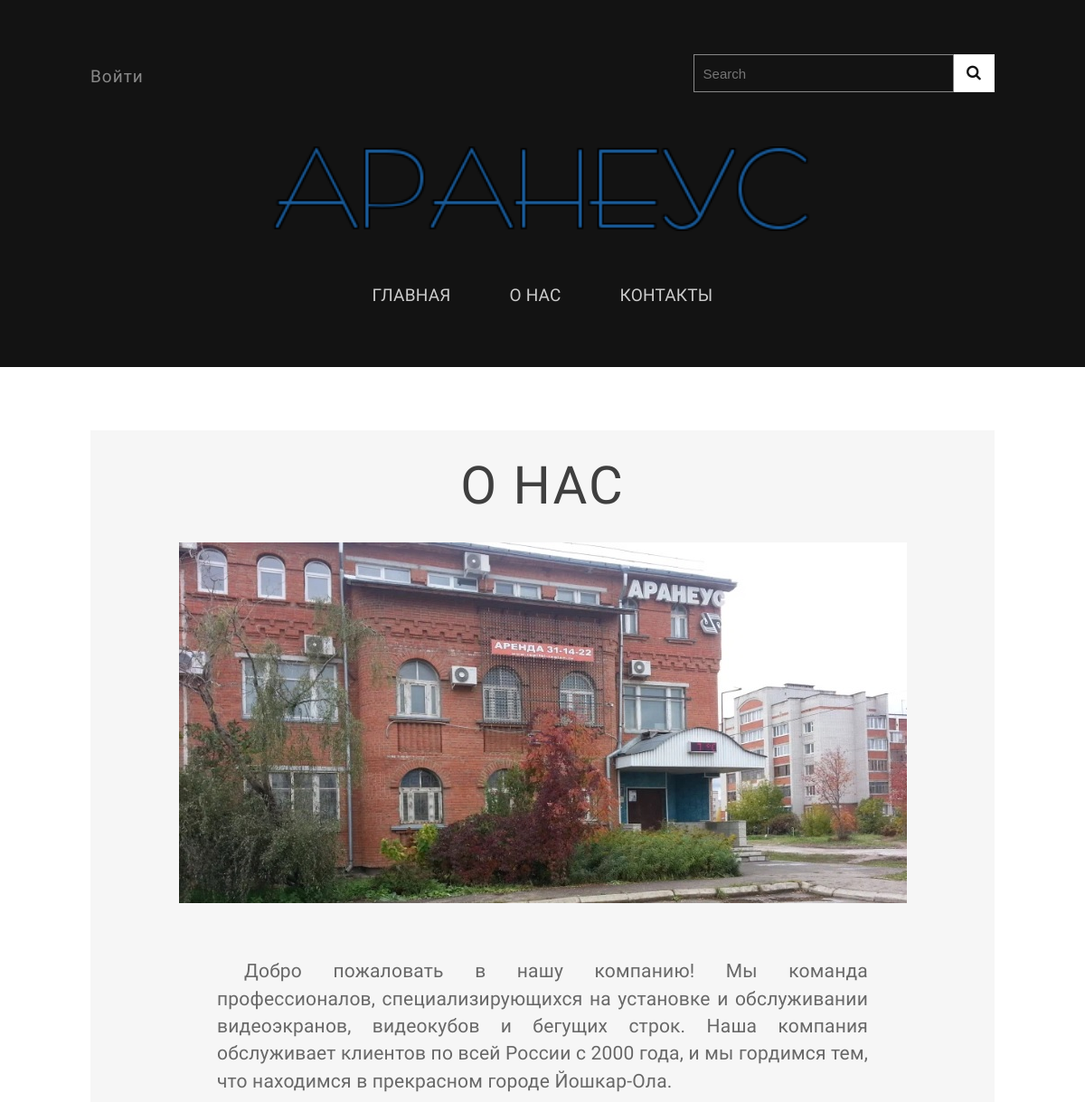
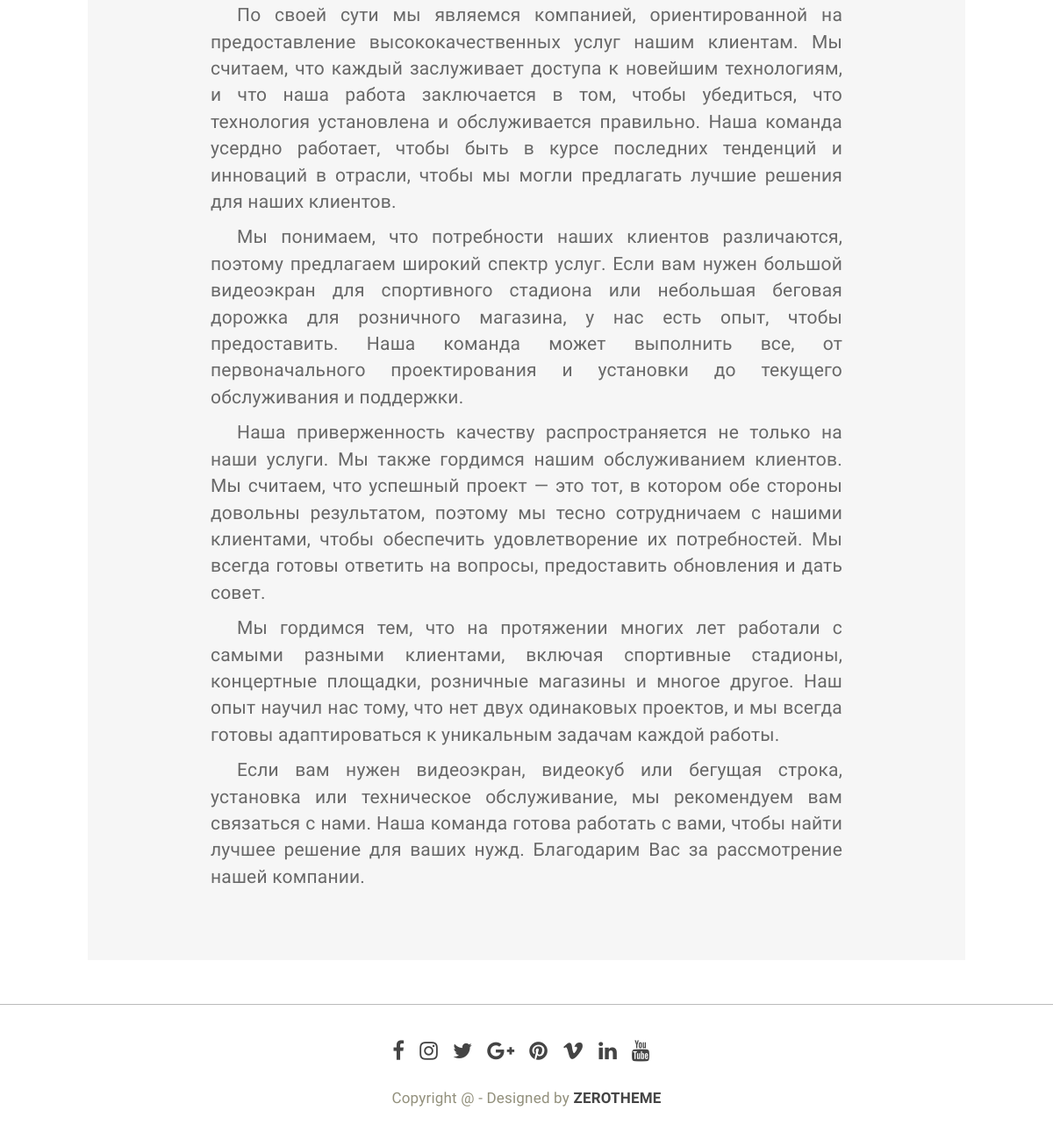
/about, run on the app's committed database (2 pictures, top to bottom).
### tables this page shows
CREATE TABLE mainmenu (
id integer PRIMARY KEY AUTOINCREMENT,
title text NOT NULL,
url text NOT NULL
);

### app.py (the view)
@app.route('/about')
def about():
    db = get_db()
    dbase = FDataBase(db)
    return render_template('about.html',menu=dbase.getMenu(),  title='О нас')

### FDataBase.py (called while the page is built)
    def getMenu(self):
        sql = '''SELECT * FROM mainmenu'''
        try:
            self.__cur.execute(sql)
            res = self.__cur.fetchall()
            if res: return res
        except:
            print("Ошибка чтения из БД")
        return []

### app.py (called while the page is built)
def connect_db():
    conn = sqlite3.connect(app.config['DATABASE'])
    conn.row_factory = sqlite3.Row
    return conn

def get_db():
    if not hasattr(g, 'link_db'):
       g.link_db = connect_db()
    return g.link_db

### templates/about.html (shortened to what this page needs)
{% extends 'base.html' %}
{% block content %}
    <section id="container">
        <div class="wrap-container">
            <article class="single-post zerogrid">
                <div class="row wrap-post">
                    <div class="entry-header">
                        <h1 class="entry-title">О нас</h1>
                    </div>
                    <div class="post-thumbnail-wrap">
                        <img src="static/images/office.jpg">
                    </div>
                    <div class="entry-content">
                        <div class="excerpt"><p class="main">Добро пожаловать в нашу компанию! Мы команда профессионалов,
                            специализирующихся на установке и обслуживании видеоэкранов, видеокубов и бегущих строк.
                            Наша компания обслуживает клиентов по всей России с 2000 года, и мы гордимся тем, что
                            находимся в прекрасном городе Йошкар-Ола.</p>
                            <p class="main">По своей сути мы являемся компанией, ориентированной на предоставление высококачественных
                                услуг нашим клиентам.
                                Мы считаем, что каждый заслуживает доступа к новейшим технологиям, и что наша работа
                                заключается в том, чтобы убедиться, что технология установлена и обслуживается
                                правильно.
                                Наша команда усердно работает, чтобы быть в курсе последних тенденций и инноваций в
                                отрасли, чтобы мы могли предлагать лучшие решения для наших клиентов.</p>
                            <p class="main">Мы понимаем, что потребности наших клиентов различаются, поэтому предлагаем широкий
                                спектр услуг. Если вам нужен
                                большой видеоэкран для спортивного стадиона или небольшая беговая дорожка для розничного
                                магазина, у нас есть опыт, чтобы предоставить. Наша команда может выполнить все,
                                от первоначального проектирования и установки до текущего обслуживания и поддержки.</p>
                            <p class="main">Наша приверженность качеству распространяется не только на наши услуги. Мы также гордимся
                                нашим обслуживанием клиентов.
                                Мы считаем, что успешный проект — это тот, в котором обе стороны довольны результатом,
                                поэтому мы тесно сотрудничаем с нашими клиентами, чтобы обеспечить удовлетворение их
                                потребностей. Мы всегда готовы ответить на вопросы, предоставить обновления и дать
                                совет.</p>
                            <p class="main">Мы гордимся тем, что на протяжении многих лет работали с самыми разными клиентами,
                                включая спортивные стадионы,
                                концертные площадки, розничные магазины и многое другое. Наш опыт научил нас тому,
                                что нет двух одинаковых проектов, и мы всегда готовы адаптироваться к уникальным
                                задачам каждой работы.</p>
                            <p class="main">Если вам нужен видеоэкран, видеокуб или бегущая строка, установка или техническое
                                обслуживание, мы рекомендуем вам
                                связаться с нами. Наша команда готова работать с вами, чтобы найти лучшее решение для
                                ваших нужд. Благодарим Вас
                                за рассмотрение нашей компании.</p></div>
                    </div>
                </div>
        </div>
        </div>
{% endblock %}

### templates/include/header.html
<header class="main-header">
    <div class="zerogrid">
        <div id="top">
            <div class="row">
                <div class="col-2-3">
                    <ul class="list-inline top-link link">
                        <li><a href="login">Войти</a></li>
                    </ul>
                </div>
                <div class="col-1-3">
                    <div class="top-search">
                        <form id="form-container" action="">
                            <a class="search-submit-button" href="javascript:void(0)">
                                <i class="fa fa-search"></i>
                            </a>
                            <div id="searchtext">
                                <input type="text" id="s" name="s" placeholder="Search">
                            </div>
                        </form>
                    </div>
                </div>
            </div>
        </div>
        <div class="t-center">
            <a class="site-branding" href="#">
                <img src="static/images/logo.png" width="600px"/>
            </a>
            {%- block mainmenu -%}
                <div id='cssmenu' class="align-center">
                    <ul>
                        {% for p in menu %}
                            <li class="list"><a href={{ p.url }}><span>{{ p.title }}</span></a></li>
                        {% endfor %}
                    </ul>
                </div>
            {% endblock mainmenu %}
        </div>
    </div>
</header>

### static/css/zerogrid.css (style rules this page uses)
.zerogrid { width: 1000px; position: relative; margin: 0 auto; padding: 0px; }
.zerogrid:after { content: "\0020"; display: block; height: 0; clear: both; visibility: hidden; }
.zerogrid .row:before,.row:after { content: '\0020'; display: block; overflow: hidden; visibility: hidden; width: 0; height: 0; }
.zerogrid .row:after { clear: both; }
.zerogrid .row { zoom: 1; }
.zerogrid .col-1-2, .zerogrid .col-1-3, .zerogrid .col-2-3, .zerogrid .col-1-4, .zerogrid .col-2-4, .zerogrid .col-3-4, .zerogrid .col-1-5, .zerogrid .col-2-5, .zerogrid .col-3-5, .zerogrid .col-4-5, .zerogrid .col-1-6, .zerogrid .col-2-6, .zerogrid .col-3-6, .zerogrid .col-4-6, .zerogrid .col-5-6 { float:left; display: inline-block; }
.zerogrid .col-1-3,.zerogrid .col-1-3-fixed { width:33.33%; }
.zerogrid .col-2-3,.zerogrid .col-2-3-fixed { width:66.66%; }

### static/css/menu.css (style rules this page uses)
#cssmenu { width: auto; padding: 0; line-height: 1; display: block; position: relative; z-index: 9999; }
#cssmenu ul { list-style: none; margin: 0; padding: 0; display: block; }
#cssmenu ul:after, #cssmenu:after { content: " "; display: block; font-size: 0; height: 0; clear: both; visibility: hidden; }
#cssmenu ul li { margin: 0 10px; padding: 0; display: block; position: relative; }
#cssmenu ul li a { text-decoration: none; display: block; margin: 0; -webkit-transition: color .2s ease; -moz-transition: color .2s ease; -ms-transition: color .2s ease; -o-transition: color .2s ease; transition: color .2s ease; -webkit-box-sizing: border-box; -moz-box-sizing: border-box; box-sizing: border-box; }
#cssmenu > ul > li { float: left; }
#cssmenu.align-center > ul > li { float: none; display: inline-block; }
#cssmenu.align-center > ul { text-align: center; }
#cssmenu > ul > li:after { content: ""; display: block; position: absolute; width: 100%; height: 0; top: 0; z-index: 0; background: #ffffff; -webkit-transition: height .2s; -moz-transition: height .2s; -ms-transition: height .2s; -o-transition: height .2s; transition: height .2s; }
#cssmenu > ul > li > a { color: #ccc; padding: 15px 20px; text-transform: uppercase; z-index: 2; position: relative; }
#cssmenu > ul > li > a { display: block; }
#cssmenu > ul > li { width: auto; }

### templates/about.html (style rules this page uses)
h1 { text-align: center; }
p.main { text-align: justify; }
p { text-indent: 30px; }

### data on the page
mainmenu: title "ГЛАВНАЯ"
mainmenu: title "О НАС"
mainmenu: title "КОНТАКТЫ"
